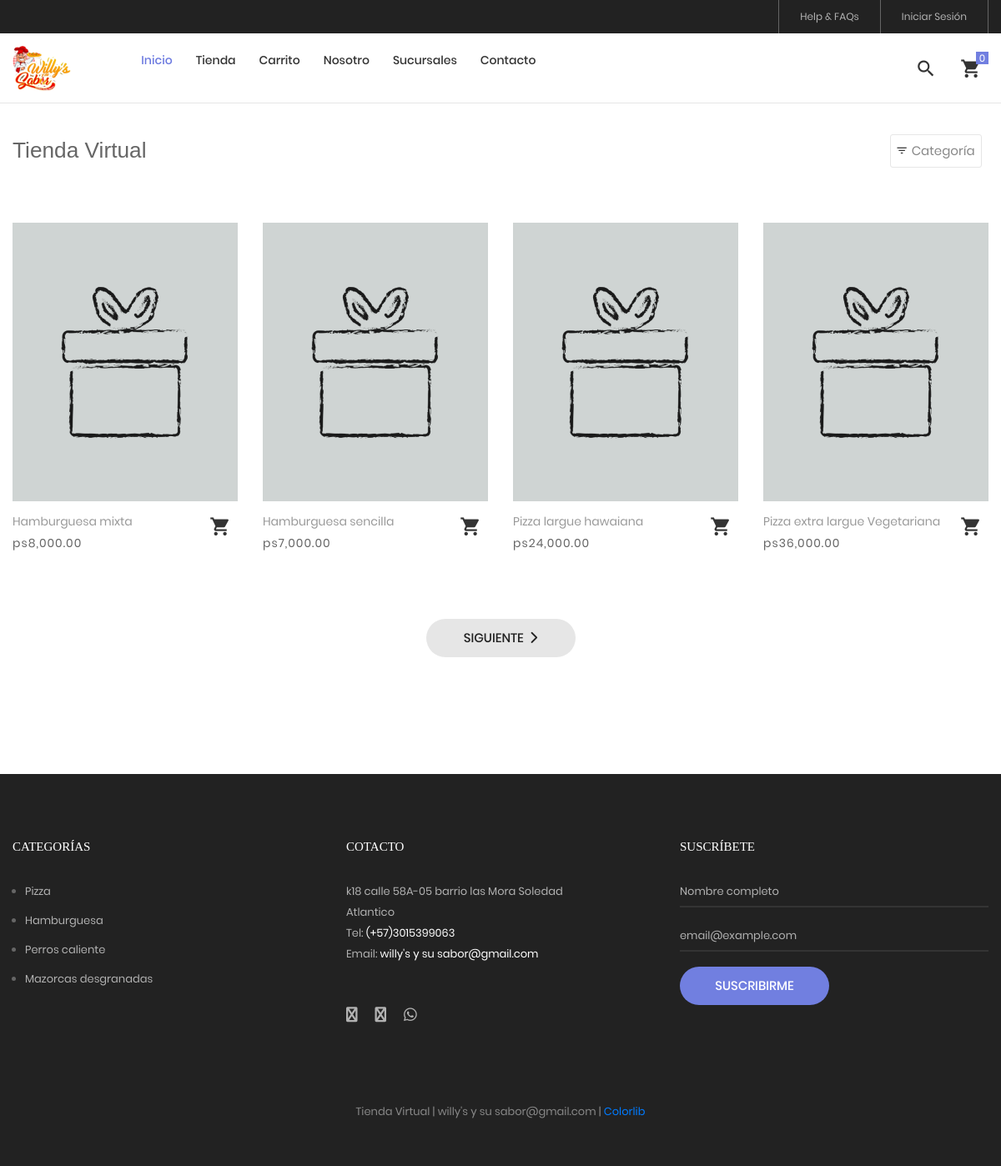
The page /tienda on the database its author committed.
### tables this page shows
CREATE TABLE `producto` (
  `idproducto` bigint(20) NOT NULL,
  `categoriaid` bigint(20) NOT NULL,
  `codigo` varchar(30) NOT NULL,
  `nombre` varchar(255) NOT NULL,
  `descripcion` text NOT NULL,
  `precio` decimal(11,2) NOT NULL,
  `stock` int(11) NOT NULL,
  `imagen` varchar(100) DEFAULT NULL,
  `datecreated` datetime NOT NULL DEFAULT current_timestamp(),
  `ruta` varchar(255) NOT NULL,
  `status` int(11) NOT NULL DEFAULT 1
);

CREATE TABLE `categoria` (
  `idcategoria` bigint(20) NOT NULL,
  `nombre` varchar(255) NOT NULL,
  `descripcion` text NOT NULL,
  `portada` varchar(100) NOT NULL,
  `datecreated` datetime NOT NULL DEFAULT current_timestamp(),
  `ruta` varchar(255) NOT NULL,
  `status` int(11) NOT NULL DEFAULT 1
);

### Libraries/Core/Views.php (called while the page is built)
<?php
	class Views
	{
		function getView($controller,$view,$data="")
		{
			$controller = get_class($controller);
			if($controller == "Home"){
				$view = "Views/".$view.".php";
			}else{
				$view = "Views/".$controller."/".$view.".php";
			}
			require_once ($view);
		}
	}
 ?>

### Controllers/Tienda.php (called while the page is built, shortened)
<?php
	require_once("Models/TProducto.php");
	class Tienda extends Controllers{
		public function tienda()
		{
			$data['page_tag'] = NOMBRE_EMPESA;
			$data['page_title'] = NOMBRE_EMPESA;
			$data['page_name'] = "tienda";
			$pagina = 1;
			$cantProductos = $this->cantProductos();
			$total_registro = $cantProductos['total_registro'];
			$desde = ($pagina-1) * PROPORPAGINA;
			$total_paginas = ceil($total_registro / PROPORPAGINA);
			$data['productos'] = $this->getProductosPage($desde,PROPORPAGINA);
			$data['pagina'] = $pagina;
			$data['total_paginas'] = $total_paginas;
			$data['categorias'] = $this->getCategorias();
			$this->views->getView($this,"tienda",$data);
		}
	}
 ?>

### index.php (called while the page is built, shortened)
<?php
	require_once("Helpers/Helpers.php");
	require_once("Libraries/Core/Load.php");
 ?>

### Helpers/Helpers.php (called while the page is built, shortened)
<?php
	function base_url()
	{
		return BASE_URL;
	}
    function media()
    {
        return BASE_URL."/Assets";
    }
    function footerTienda($data="")
    {
        $view_footer = "Views/Template/footer_tienda.php";
        require_once ($view_footer);
    }
    function formatMoney($cantidad){
        $cantidad = number_format($cantidad,2,SPD,SPM);
        return $cantidad;
    }
    function getCatFooter(){
        require_once ("Models/CategoriasModel.php");
        $objCategoria = new CategoriasModel();
        $request = $objCategoria->getCategoriasFooter();
        return $request;
    }
    function getInfoPage(int $idpagina){
        require_once("Libraries/Core/Mysql.php");
        $con = new Mysql();
        $sql = "SELECT * FROM post WHERE idpost = $idpagina";
        $request = $con->select($sql);
        return $request;
    }
 ?>

### Libraries/Core/Mysql.php (called while the page is built, shortened)
<?php
	class Mysql extends Conexion
	{
		private $conexion;
		function __construct()
		{
			$this->conexion = new Conexion();
			$this->conexion = $this->conexion->conect();
		}
		public function select_all(string $query)
		{
			$this->strquery = $query;
        	$result = $this->conexion->prepare($this->strquery);
			$result->execute();
        	$data = $result->fetchall(PDO::FETCH_ASSOC);
        	return $data;
		}
	}
 ?>

### Libraries/Core/Conexion.php (called while the page is built)
<?php
class Conexion{
	private $conect;
	public function __construct(){
		$connectionString = "mysql:host=".DB_HOST.";dbname=".DB_NAME.";charset=".DB_CHARSET;
		try{
			$this->conect = new PDO($connectionString, DB_USER, DB_PASSWORD);
			$this->conect->setAttribute(PDO::ATTR_ERRMODE, PDO::ERRMODE_EXCEPTION);
		}catch(PDOException $e){
			$this->conect = 'Error de conexión';
		    echo "ERROR: " . $e->getMessage();
		}
	}
	public function conect(){
		return $this->conect;
	}
}
?>

### Models/TProducto.php (called while the page is built, shortened)
<?php
require_once("Libraries/Core/Mysql.php");
trait TProducto{
	public function getProductosPage($desde, $porpagina){
		$this->con = new Mysql();
		$sql = "SELECT p.idproducto,
						p.codigo,
						p.nombre,
						p.descripcion,
						p.categoriaid,
						c.nombre as categoria,
						p.precio,
						p.ruta,
						p.stock
				FROM producto p
				INNER JOIN categoria c
				ON p.categoriaid = c.idcategoria
				WHERE p.status = 1 ORDER BY p.idproducto DESC LIMIT $desde,$porpagina";
				$request = $this->con->select_all($sql);
				if(count($request) > 0){
					for ($c=0; $c < count($request) ; $c++) {
						$intIdProducto = $request[$c]['idproducto'];
						$sqlImg = "SELECT img
								FROM imagen
								WHERE productoid = $intIdProducto";
						$arrImg = $this->con->select_all($sqlImg);
						$request[$c]['images'] = $arrImg;
					}
				}
		return $request;
	}
}
 ?>

### Models/CategoriasModel.php (called while the page is built, shortened)
<?php
	class CategoriasModel extends Mysql
	{
		public function getCategoriasFooter(){
			$sql = "SELECT idcategoria, nombre, descripcion, portada, ruta
					FROM categoria WHERE  status = 1 AND idcategoria IN (".CAT_FOOTER.")";
			$request = $this->select_all($sql);
			if(count($request) > 0){
				for ($c=0; $c < count($request) ; $c++) {
					$request[$c]['portada'] = BASE_URL.'/Assets/images/uploads/'.$request[$c]['portada'];
				}
			}
			return $request;
		}
	}
 ?>

### Views/Tienda/tienda.php (the view, shortened to what this page needs)
<?php
$arrProductos = $data['productos'];
 ?>
<br><br><br>
<hr>
	<div class="bg0 m-t-23 p-b-140">
		<div class="container">
			<div class="flex-w flex-sb-m p-b-52">
				<div class="flex-w flex-l-m filter-tope-group m-tb-10">
					<h3><?= $data['page_title']; ?></h3>
				</div>
				<div class="flex-w flex-c-m m-tb-10">
					<div class="flex-c-m stext-106 cl6 size-104 bor4 pointer hov-btn3 trans-04 m-r-8 m-tb-4 js-show-filter">
						<i class="icon-filter cl2 m-r-6 fs-15 trans-04 zmdi zmdi-filter-list"></i>
						 Categoría &nbsp;
					</div>
				</div>
			</div>
			<div class="row isotope-grid">
			<?php
			if(count($arrProductos) > 0 ){
				for ($p=0; $p < count($arrProductos); $p++) {
					$ruta = $arrProductos[$p]['ruta'];
					if(count($arrProductos[$p]['images']) > 0 ){
						$portada = $arrProductos[$p]['images'][0]['url_image'];
					}else{
						$portada = media().'/images/uploads/product.png';
					}
			 ?>
				<div class="col-sm-6 col-md-4 col-lg-3 p-b-35 isotope-item women">
					<div class="block2">
						<div class="block2-pic hov-img0">
							<img src="<?= $portada ?>" alt="<?= $arrProductos[$p]['nombre'] ?>">
						</div>
						<div class="block2-txt flex-w flex-t p-t-14">
							<div class="block2-txt-child1 flex-col-l ">
								<a href="<?= base_url().'/tienda/producto/'.$arrProductos[$p]['idproducto'].'/'.$ruta; ?>" class="stext-104 cl4 hov-cl1 trans-04 js-name-b2 p-b-6">
									<?= $arrProductos[$p]['nombre'] ?>
								</a>
								<span class="stext-105 cl3">
									<?= SMONEY.formatMoney($arrProductos[$p]['precio']); ?>
								</span>
							</div>
							<div class="block2-txt-child2 flex-r p-t-3">
								<a href="#"
								 id="<?= openssl_encrypt($arrProductos[$p]['idproducto'],METHODENCRIPT,KEY); ?>"
								 class="btn-addwish-b2 dis-block pos-relative js-addwish-b2 js-addcart-detail
								 icon-header-item cl2 hov-cl1 trans-04 p-l-22 p-r-11
								 ">
									<i class="zmdi zmdi-shopping-cart"></i>
								</a>
							</div>
						</div>
					</div>
				</div>
			<?php }
			}else{
			 ?>
			 <p>No hay productos para mostrar <a href="<?= base_url() ?>/tienda"> Ver productos</a></p>
			<?php } ?>
			</div>
			<?php
				if(count($data['productos']) > 0){
					$nextPagina = $data['pagina'] + 1;
			 ?>
			<div class="flex-c-m flex-w w-full p-t-45">
			<?php if($data['pagina'] != $data['total_paginas']){ ?>
				<a href="<?= base_url() ?>/tienda/page/<?= $nextPagina ?>" class="flex-c-m stext-101 cl5 size-103 bg2 bor1 hov-btn1 p-lr-15 trans-04"> Siguiente &nbsp; <i class="fas fa-chevron-right"></i> </a>
			<?php } ?>
			</div>
			<?php
				}
			 ?>
		</div>
	</div>
<?php
	footerTienda($data);
?>

### Views/Template/footer_tienda.php (shortened to what this page needs)
	<?php
		$catFotter = getCatFooter();
	 ?>
	<footer class="bg3 p-t-75 p-b-32">
		<div class="container">
			<div class="row">
				<div class="col-sm-6 col-lg-4 p-b-50">
					<h4 class="stext-301 cl0 p-b-30">
						Categorías
					</h4>
					<?php if(count($catFotter) > 0){ ?>
					<ul>
						<?php foreach ($catFotter as $cat) { ?>
						<li class="p-b-10">
							<a href="<?= base_url() ?>/tienda/categoria/<?= $cat['idcategoria'].'/'.$cat['ruta'] ?>" class="stext-107 cl7 hov-cl1 trans-04">
								<?= $cat['nombre'] ?>
							</a>
						</li>
						<?php } ?>
					</ul>
					<?php } ?>
				</div>
				<div class="col-sm-6 col-lg-4 p-b-50">
					<h4 class="stext-301 cl0 p-b-30">
						Cotacto
					</h4>
					<p class="stext-107 cl7 size-201">
						<?= DIRECCION ?> <br>
						Tel: <a class="linkFooter" href="tel:<?= TELEMPRESA ?>"><?= TELEMPRESA ?></a><br>
						Email: <a class="linkFooter" href="mailto:<?= EMAIL_EMPRESA ?>"><?= EMAIL_EMPRESA ?></a>
					</p>
					<div class="p-t-27">
						<a href="<?= FACEBOOK ?>" target="_blanck" class="fs-18 cl7 hov-cl1 trans-04 m-r-16">
							<i class="fa fa-facebook"></i>
						</a>
						<a href="<?= INSTAGRAM ?>" target="_blanck"  class="fs-18 cl7 hov-cl1 trans-04 m-r-16">
							<i class="fa fa-instagram"></i>
						</a>
						<a href="https://wa.me/<?= WHATSAPP ?>" target="_blanck"  class="fs-18 cl7 hov-cl1 trans-04 m-r-16">
							<i class="fab fa-whatsapp"></i>
						</a>
					</div>
				</div>
				<div class="col-sm-6 col-lg-4 p-b-50">
					<h4 class="stext-301 cl0 p-b-30">
						Suscríbete
					</h4>
					<form id="frmSuscripcion" name="frmSuscripcion">
						<div class="wrap-input1 w-full p-b-4">
							<input class="input1 bg-none plh1 stext-107 cl7" type="text" id="nombreSuscripcion" name="nombreSuscripcion" placeholder="Nombre completo" required>
						</div>
						<br>
						<div class="wrap-input1 w-full p-b-4">
							<input class="input1 bg-none plh1 stext-107 cl7" type="email" id="emailSuscripcion" name="emailSuscripcion" placeholder="email@example.com" required >
						</div>
						<div class="p-t-18">
							<button class="flex-c-m stext-101 cl0 size-103 bg1 bor1 hov-btn2 p-lr-15 trans-04">
								Suscribirme
							</button>
						</div>
					</form>
				</div>
			</div>
			<div class="p-t-40">
				<p class="stext-107 cl6 txt-center">
					<?= NOMBRE_EMPESA; ?> | <?= WEB_EMPRESA; ?> | <a href="https://colorlib.com" target="_blank">Colorlib</a>
				</p>
			</div>
		</div>
	</footer>
</body>
</html>

### Assets/tienda/css/main.css (style rules this page uses)
.container { max-width: 1380px; }
@media (max-width: 1600px) { .container { max-width: 1200px; } }
.container p { margin-bottom: 20px; }
.container ul, .container ol { margin-left: 15px; margin-bottom: 20px; }
.container ul, .container ul li { list-style: initial; }
.icon-header-item { position: relative; font-size: 26px; line-height: 1; cursor: pointer; }
.block2-pic { position: relative; }
.block2-txt-child1 { width: calc(100% - 30px); }
.block2-txt-child2 { width: 30px; }
.cl0 { color: #fff; }
.cl2 { color: #333; }
.cl3 { color: #666; }
.cl4 { color: #999; }
.cl5 { color: #222; }
.cl6 { color: #888; }
.cl7 { color: #b2b2b2; }
.stext-101 { font-family: Poppins-Medium; font-size: 15px; line-height: 1.466667; text-transform: uppercase; }
.stext-104 { font-family: Poppins-Regular; font-size: 14px; line-height: 1.466667; }
.stext-105 { font-family: Poppins-Regular; font-size: 14px; line-height: 1.466667; letter-spacing: 1px; }
.stext-106 { font-family: Poppins-Regular; font-size: 15px; line-height: 1.2; }
.stext-107 { font-family: Poppins-Regular; font-size: 13px; line-height: 1.923; }
.stext-301 { font-family: Montserrat-Bold; font-size: 15px; line-height: 1.6; text-transform: uppercase; }
.size-103 { min-width: 179px; height: 46px; }
.size-104 { min-width: 94px; height: 40px; }
.size-201 { max-width: 270px; }
.bg-none { background-color: transparent; }
.bg0 { background-color: #fff; }
.bg1 { background-color: #717fe0; }
.bg2 { background-color: #e6e6e6; }
.bg3 { background-color: #222; }
.bor1 { border-radius: 23px; }
.bor4 { border: 1px solid #e6e6e6; border-radius: 3px; }
.wrap-input1 { position: relative; border-bottom: 2px solid rgba(204,204,204, 0.1); }
.input1 { background-color: transparent; width: 100%; }
.hov-img0 { display: block; overflow: hidden; }
.hov-img0 img { width: 100%; -webkit-transition: transform 0.9s ease; -o-transition: transform 0.9s ease; -moz-transition: transform 0.9s ease; transition: transform 0.9s ease; }
.linkFooter { color: #FFF !important; }

### rows shown on the page
producto: nombre "Hamburguesa mixta", precio "8,000.00"
producto: nombre "Hamburguesa sencilla", precio "7,000.00"
producto: nombre "Pizza largue hawaiana", precio "24,000.00"
producto: nombre "Pizza extra largue Vegetariana", precio "36,000.00"
categoria: nombre "Pizza"
categoria: nombre "Hamburguesa"
categoria: nombre "Perros caliente"
categoria: nombre "Mazorcas desgranadas"

### other values the page prints
$data['page_title'] "Tienda Virtual"
DIRECCION "k18 calle 58A-05 barrio las Mora Soledad Atlantico"
TELEMPRESA "(+57)3015399063"
EMAIL_EMPRESA "willy's y su sabor@gmail.com"
NOMBRE_EMPESA "Tienda Virtual"
WEB_EMPRESA "willy's y su sabor@gmail.com"
